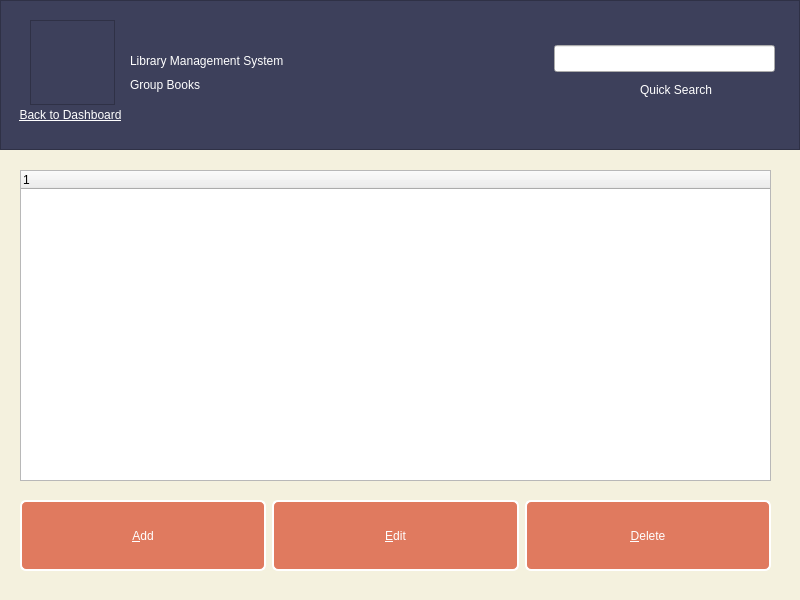
<?xml version="1.0" encoding="UTF-8"?>
<ui version="4.0">
 <class>groupBooks</class>
 <widget class="QWidget" name="groupBooks">
  <property name="geometry">
   <rect>
    <x>0</x>
    <y>0</y>
    <width>800</width>
    <height>600</height>
   </rect>
  </property>
  <property name="windowTitle">
   <string>Group Books</string>
  </property>
  <property name="windowIcon">
   <iconset resource="res.qrc">
    <normaloff>:/icons/icons/library.png</normaloff>:/icons/icons/library.png</iconset>
  </property>
  <property name="styleSheet">
   <string notr="true">#groupBooks
{
	background-color: rgb(244, 241, 222);
	color: rgb(61, 64, 91);
}
QPushButton
{
	font: 10pt &quot;IRANYekan&quot;;
	background-color: rgb(224, 122, 95);
	color: rgb(255, 255, 255);
    border: 2px solid rgb(255, 255, 255);
    border-radius: 6px;
}
QPushButton:hover
{
	background-color: rgb(242, 204, 143);
}</string>
  </property>
  <widget class="QFrame" name="frame_top">
   <property name="geometry">
    <rect>
     <x>0</x>
     <y>0</y>
     <width>800</width>
     <height>150</height>
    </rect>
   </property>
   <property name="styleSheet">
    <string notr="true">background-color: rgb(61, 64, 91);
color: rgb(255, 255, 255);</string>
   </property>
   <property name="frameShape">
    <enum>QFrame::StyledPanel</enum>
   </property>
   <property name="frameShadow">
    <enum>QFrame::Raised</enum>
   </property>
   <widget class="QFrame" name="frame">
    <property name="geometry">
     <rect>
      <x>30</x>
      <y>20</y>
      <width>85</width>
      <height>85</height>
     </rect>
    </property>
    <property name="styleSheet">
     <string notr="true">image: url(:/icons/icons/stairs.png);</string>
    </property>
    <property name="frameShape">
     <enum>QFrame::StyledPanel</enum>
    </property>
    <property name="frameShadow">
     <enum>QFrame::Raised</enum>
    </property>
   </widget>
   <widget class="QLabel" name="label">
    <property name="geometry">
     <rect>
      <x>130</x>
      <y>75</y>
      <width>320</width>
      <height>20</height>
     </rect>
    </property>
    <property name="styleSheet">
     <string notr="true">font: 25 10pt &quot;IRANYekan Light&quot;;</string>
    </property>
    <property name="text">
     <string>Group Books</string>
    </property>
   </widget>
   <widget class="QLabel" name="label_title">
    <property name="geometry">
     <rect>
      <x>130</x>
      <y>45</y>
      <width>451</width>
      <height>31</height>
     </rect>
    </property>
    <property name="styleSheet">
     <string notr="true">font: 75 14pt &quot;IRANYekan&quot;;</string>
    </property>
    <property name="text">
     <string>Library Management System</string>
    </property>
   </widget>
   <widget class="QLabel" name="label_search">
    <property name="geometry">
     <rect>
      <x>640</x>
      <y>80</y>
      <width>91</width>
      <height>20</height>
     </rect>
    </property>
    <property name="styleSheet">
     <string notr="true">font: 25 7pt &quot;IRANYekan Light&quot;;</string>
    </property>
    <property name="text">
     <string>Quick Search </string>
    </property>
   </widget>
   <widget class="QPushButton" name="pushButton_backtodash">
    <property name="geometry">
     <rect>
      <x>10</x>
      <y>105</y>
      <width>121</width>
      <height>20</height>
     </rect>
    </property>
    <property name="styleSheet">
     <string notr="true">border: 0px;
text-decoration: underline;
font: 25 7pt &quot;IRANYekan Light&quot;;</string>
    </property>
    <property name="text">
     <string>&amp;Back to Dashboard</string>
    </property>
    <property name="flat">
     <bool>true</bool>
    </property>
   </widget>
  </widget>
  <widget class="QLineEdit" name="lineEdit">
   <property name="geometry">
    <rect>
     <x>554</x>
     <y>45</y>
     <width>221</width>
     <height>27</height>
    </rect>
   </property>
   <property name="toolTip">
    <string>Enter Your Group Title</string>
   </property>
  </widget>
  <widget class="QWidget" name="gridLayoutWidget">
   <property name="geometry">
    <rect>
     <x>20</x>
     <y>500</y>
     <width>751</width>
     <height>71</height>
    </rect>
   </property>
   <layout class="QGridLayout" name="gridLayout">
    <item row="0" column="0">
     <widget class="QPushButton" name="pushButton_add">
      <property name="sizePolicy">
       <sizepolicy hsizetype="Expanding" vsizetype="Expanding">
        <horstretch>0</horstretch>
        <verstretch>0</verstretch>
       </sizepolicy>
      </property>
      <property name="text">
       <string>&amp;Add</string>
      </property>
     </widget>
    </item>
    <item row="0" column="1">
     <widget class="QPushButton" name="pushButton_edit">
      <property name="sizePolicy">
       <sizepolicy hsizetype="Expanding" vsizetype="Expanding">
        <horstretch>0</horstretch>
        <verstretch>0</verstretch>
       </sizepolicy>
      </property>
      <property name="text">
       <string>&amp;Edit</string>
      </property>
     </widget>
    </item>
    <item row="0" column="2">
     <widget class="QPushButton" name="pushButton_delete">
      <property name="sizePolicy">
       <sizepolicy hsizetype="Expanding" vsizetype="Expanding">
        <horstretch>0</horstretch>
        <verstretch>0</verstretch>
       </sizepolicy>
      </property>
      <property name="text">
       <string>&amp;Delete</string>
      </property>
     </widget>
    </item>
   </layout>
  </widget>
  <widget class="QTreeWidget" name="treeWidget">
   <property name="geometry">
    <rect>
     <x>20</x>
     <y>170</y>
     <width>751</width>
     <height>311</height>
    </rect>
   </property>
   <column>
    <property name="text">
     <string notr="true">1</string>
    </property>
   </column>
  </widget>
 </widget>
 <resources>
  <include location="res.qrc"/>
 </resources>
 <connections/>
</ui>
